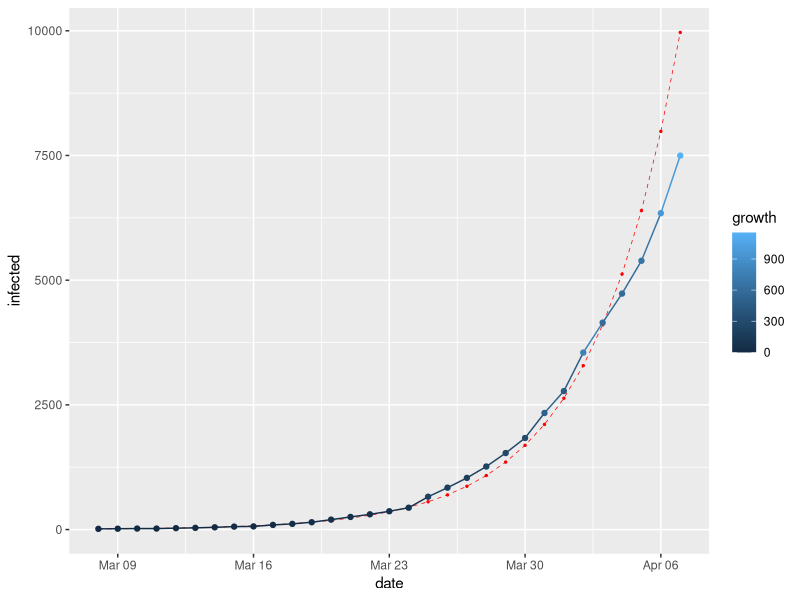
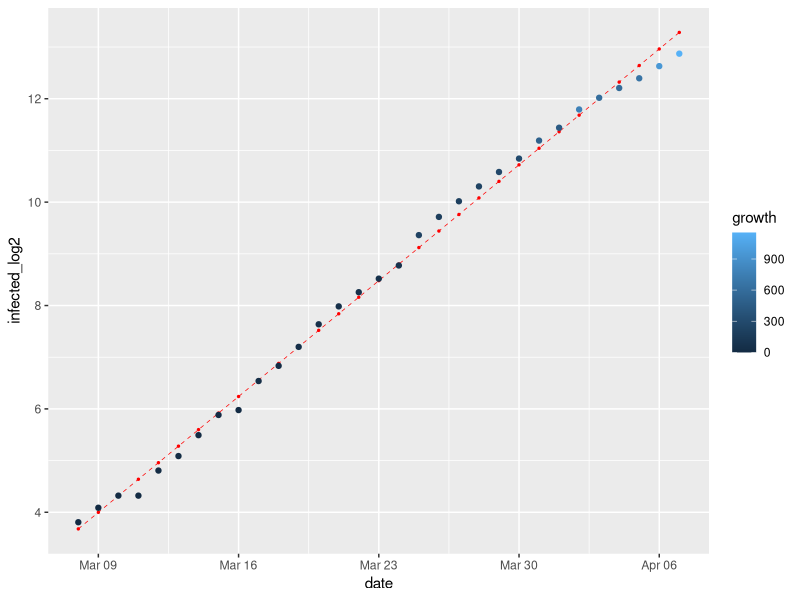

These charts were generated, in order, by the following R code:
#
# From Russia with COVID-19
# https://github.com/timothy-makarov/COVID-19
#

library(dplyr)
library(ggplot2)

rm(list = ls())

df <- data.frame(
  infected = c(
    1,
    2,
    3,
    6,
    6,
    7,
    10,
    14,
    17,
    20,
    20,
    28,
    34,
    45,
    59,
    63,
    93,
    114,
    147,
    199,
    253,
    306,
    367,
    438,   # https://t.me/map_mind/3435
    658,   # https://t.me/COVID2019_official/100
    840,   # https://t.me/COVID2019_official/107
    1036,  # https://t.me/COVID2019_official/113
    1264,  # https://t.me/COVID2019_official/121
    1534,  # https://t.me/COVID2019_official/128
    1836,  # https://t.me/COVID2019_official/138
    2337,  # https://t.me/COVID2019_official/153
    2777,  # https://t.me/COVID2019_official/160
    3548,  # https://t.me/COVID2019_official/168
    4149,  # https://t.me/COVID2019_official/179
    4731,  # https://t.me/COVID2019_official/189
    5389,  # https://t.me/COVID2019_official/203
    6343,  # https://t.me/COVID2019_official/205
    7497   # https://t.me/COVID2019_official/212
  )
)

df$day0 <- seq(0, length(df$infected) - 1)
df$date <- as.Date('2020-03-01') + df$day0
df$growth <- c(1, diff(df$infected))
df$infected_log2 <- log2(df$infected)

df <- df %>% select(date, day0, growth, infected, infected_log2)
df <- df %>% filter(infected > 10)

lm1 <- lm(formula = infected_log2 ~ day0, data = df)

df$lm_log2 <- predict(lm1, df)
df$error_log2 <- df$lm_log2 - df$infected_log2
t.test(df$error_log2)

df$lm <- round(2^df$lm_log2)
df$error <- df$lm - df$infected

ggplot(df, aes(date, infected, colour = growth)) +
  geom_line(data = df, aes(date, lm), color = 'red', size = 0.25, linetype = 'dashed') +
  geom_point(data = df, aes(date, lm), color = 'red', size = 0.5) +
  geom_line() +
  geom_point()

ggplot(df, aes(date, infected_log2, colour = growth)) +
  geom_line(data = df, aes(date, lm_log2), color = 'red', size = 0.25, linetype = 'dashed') +
  geom_point(data = df, aes(date, lm_log2), color = 'red', size = 0.5) +
  geom_point()
